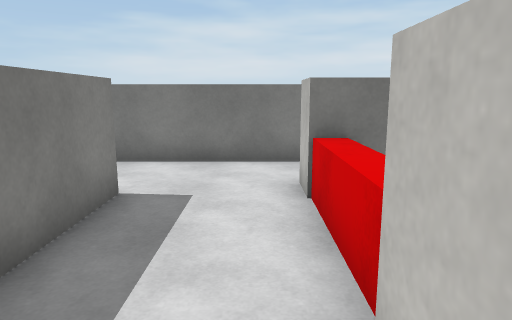
[1] (above)

17 first-person views from a walk through a 3-D level made in the Unity game engine. The camera is 1.5 m above the floor, tilts 10° down and sees 70° across. The floor is counted in squares, 1 m on a side. Each view is taken from the middle of a square. On the plan, view 1 faces up. The plan holds only what a view shows up to about 16 squares ahead; the rest is blank. The player is left out. Surface patterns are stand-ins for the level's own textures.

[2]
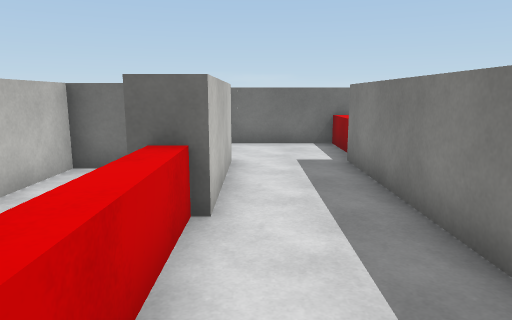

[3]
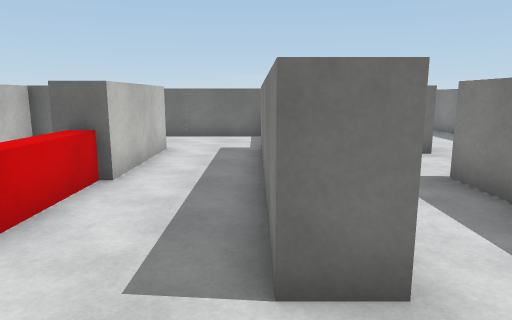

[4]
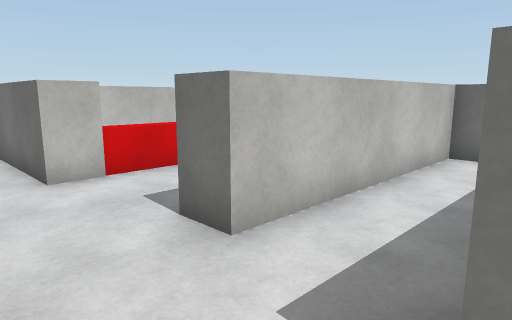

[5]
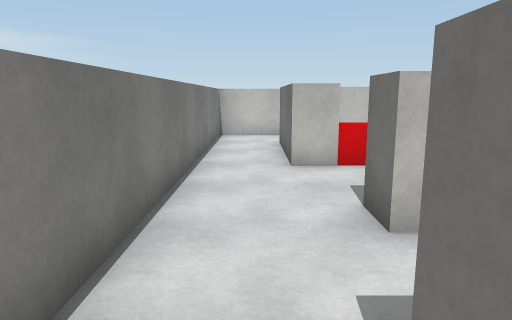

[6]
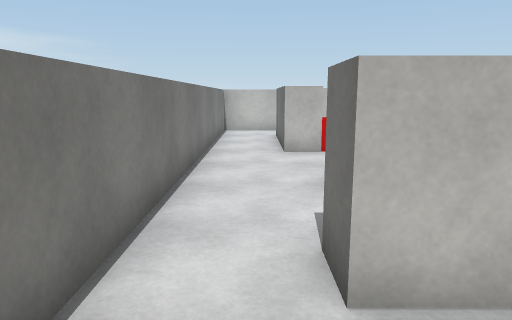

[7]
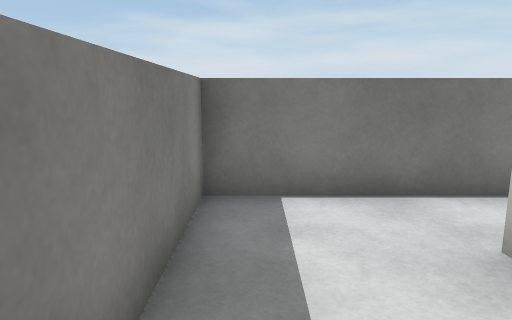

[8]
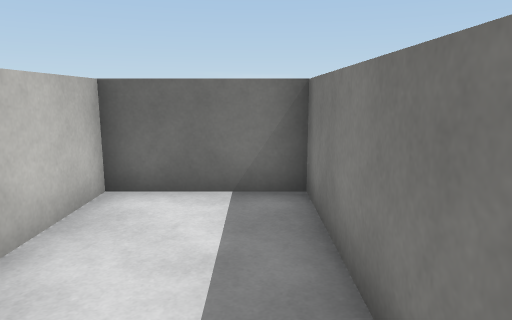

[9]
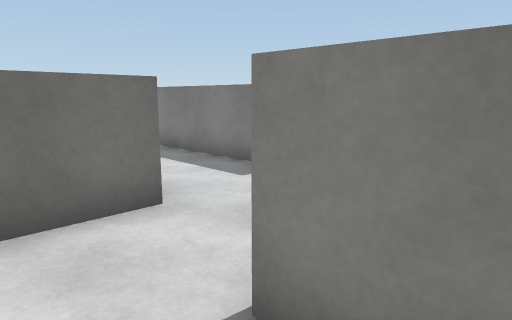

[10]
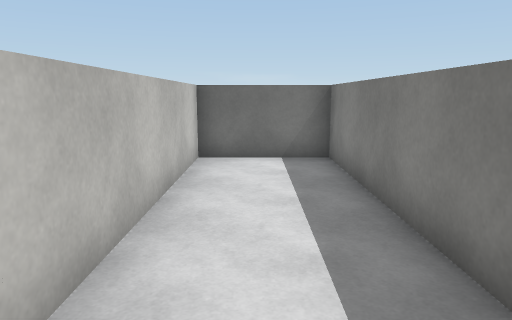

[11]
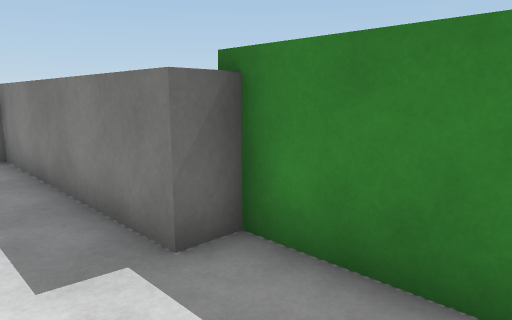

[12]
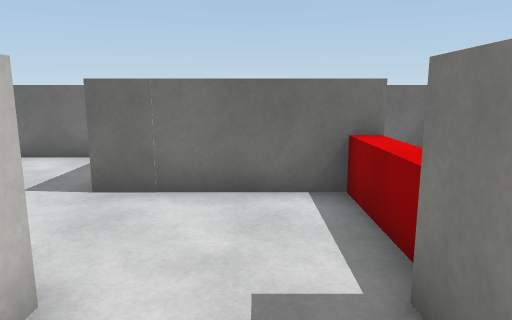

[13]
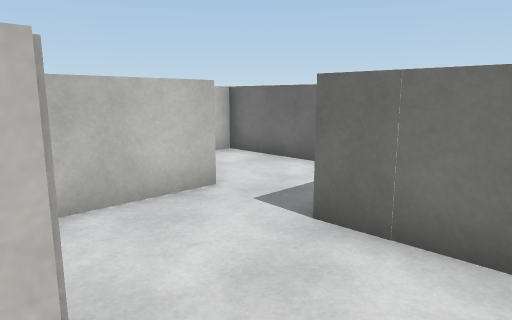

[14]
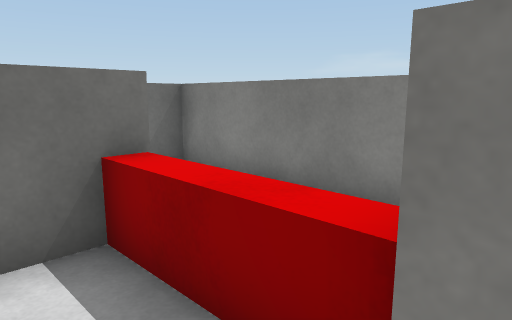

[15]
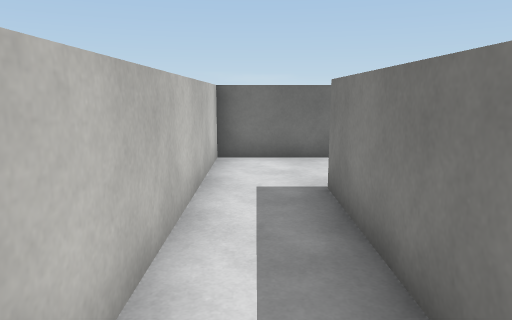

[16]
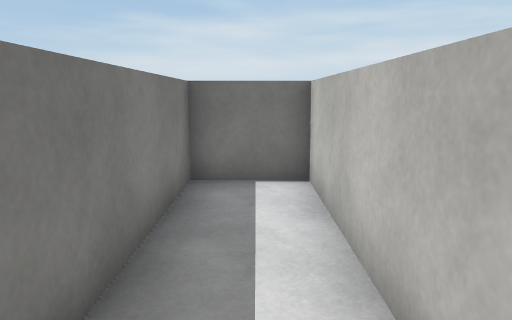

[17]
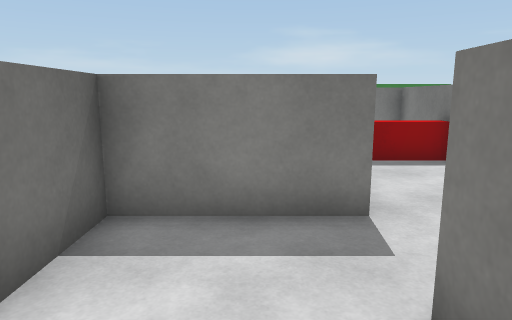

### Floor plan
Key: @ floor where view 1 was taken; # wall or solid block; . floor; ^ raised ledge.
Columns run from 11 left of view 1 to 7 right of it. Each row starts with its distance up from view 1.
  9  ##################
  8  #................#
  7  #................#
  6  #...#......#####.#
  5  #...#..##..^###
  4  #...#..##..^  #
  3  #...#..##..^  #
  2  #####..##..^  ####
  1 #  . ...##..##.##.#
  0 #. .....##.@# .##.#
 -1 #.......##..# .##.#
 -2 ##...#####..#####.#
 -3  #...#  ^......##.#
 -4  #...#  ^......##.#
 -5  #...#  ^......##.#
 -6  #...#  #####.....#
 -7  #...#      #.....#
 -8  #...#      #.....#
 -9  #######    #######

Where each view was taken, in squares from view 1:
view 1: 0 up, 0 right, facing up
view 2: 6 up, 0 right, facing down
view 3: 8 up, 2 left, facing down
view 4: 8 up, 6 left, facing down-right
view 5: 7 up, 7 left, facing right
view 6: 7 up, 9 left, facing right
view 7: 3 up, 9 left, facing up
view 8: 8 up, 9 left, facing down
view 9: 3 up, 4 left, facing down-left
view 10: 0 up, 8 left, facing down
view 11: 1 up, 8 left, facing down-left
view 12: 0 up, 1 left, facing down
view 13: 2 down, 1 left, facing down-right
view 14: 2 down, 1 left, facing down-left
view 15: 0 up, 6 right, facing down
view 16: 5 down, 6 right, facing up
view 17: 7 down, 6 right, facing left
